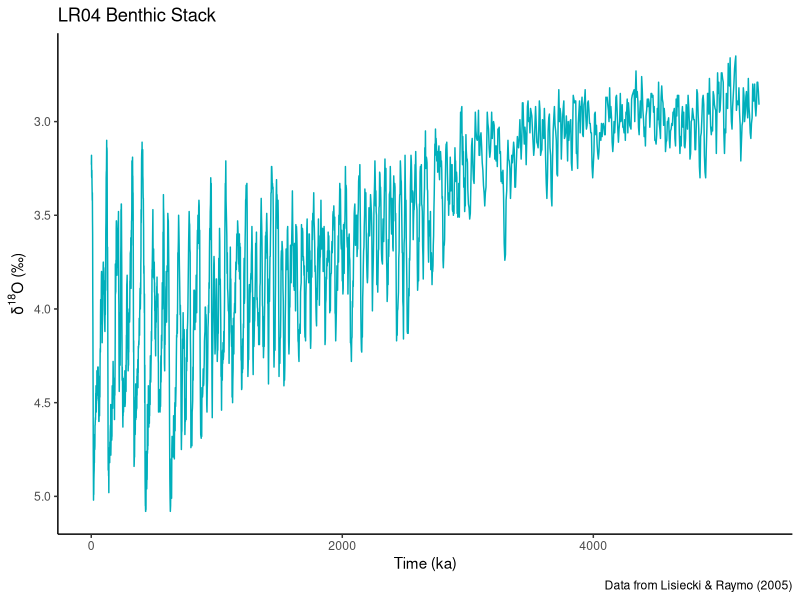
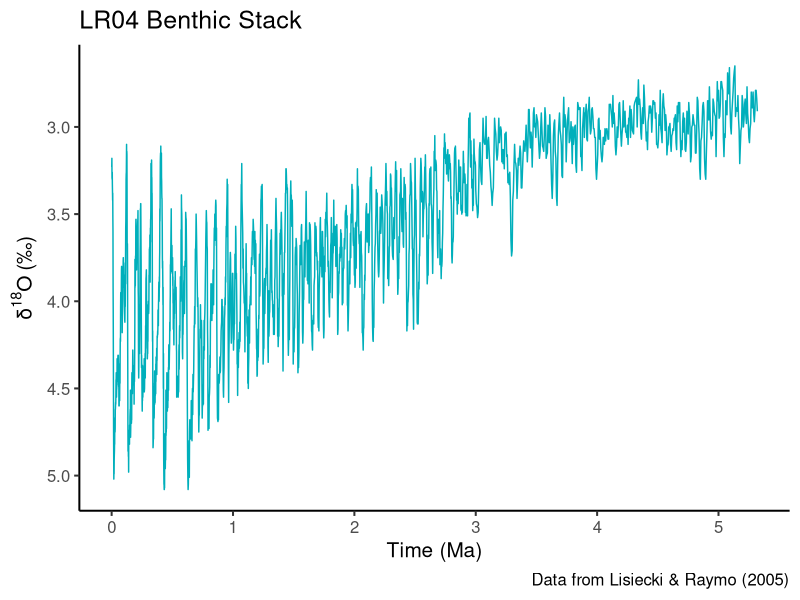
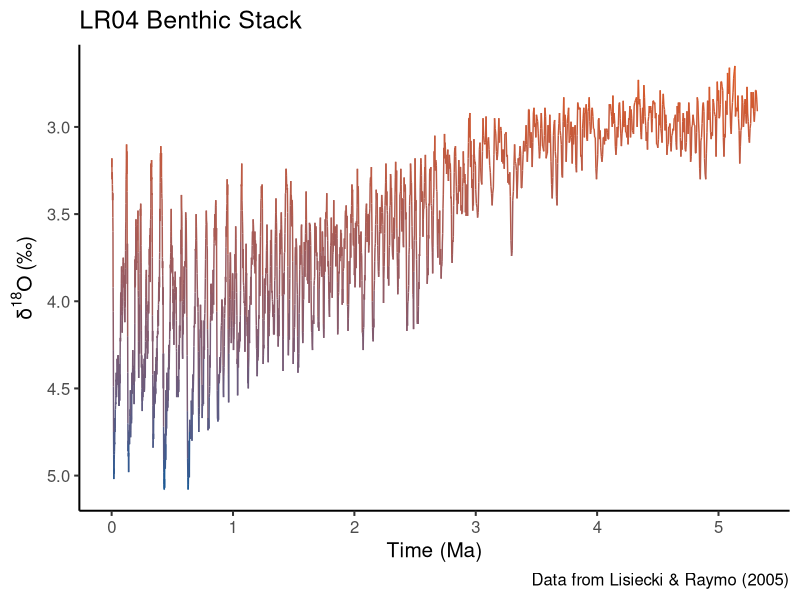
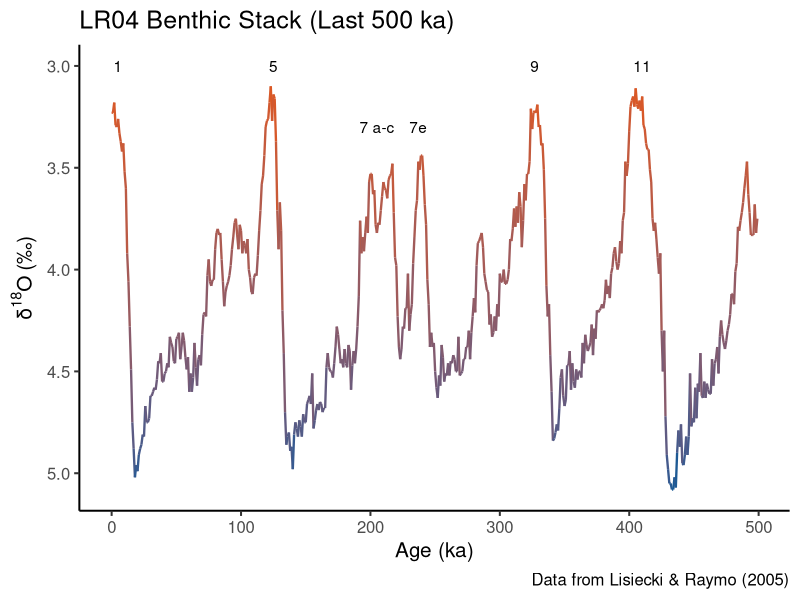
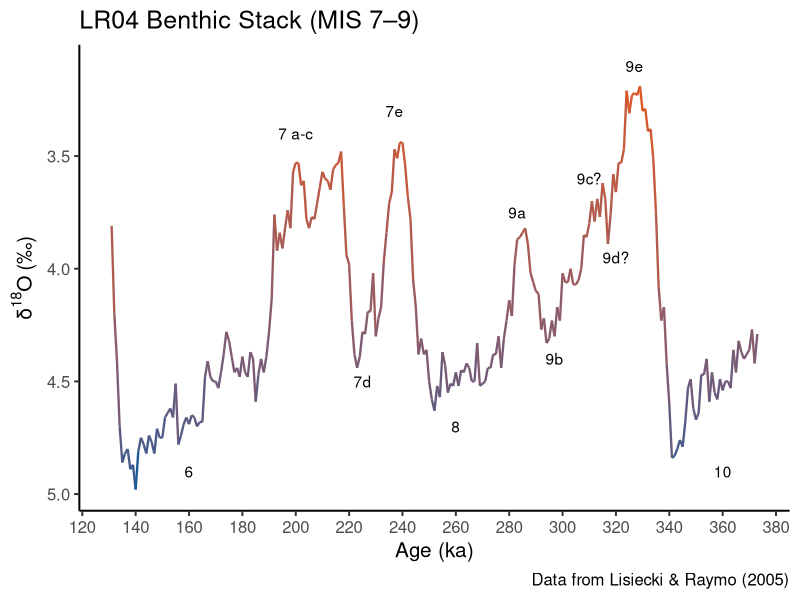
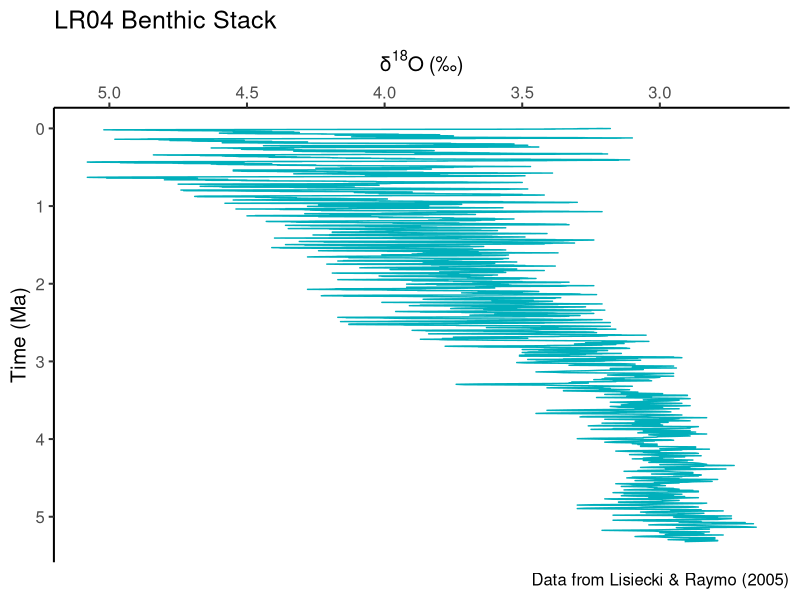
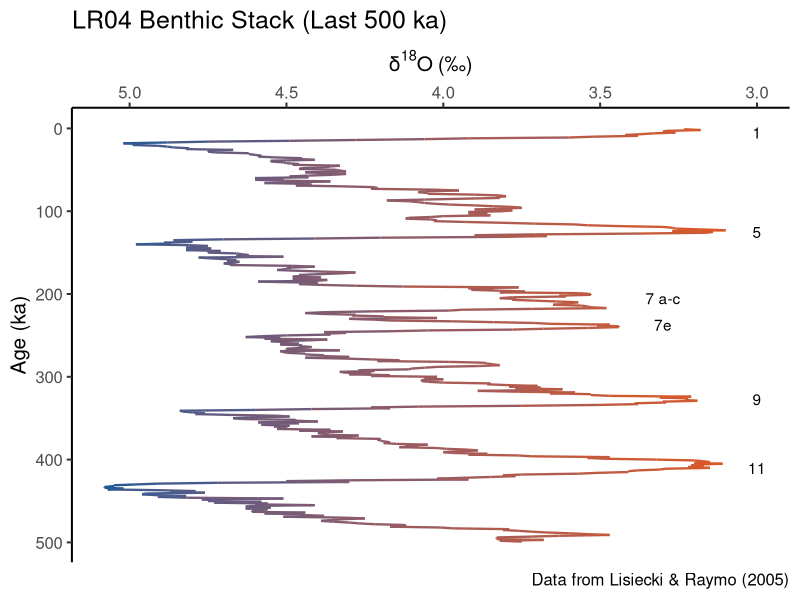
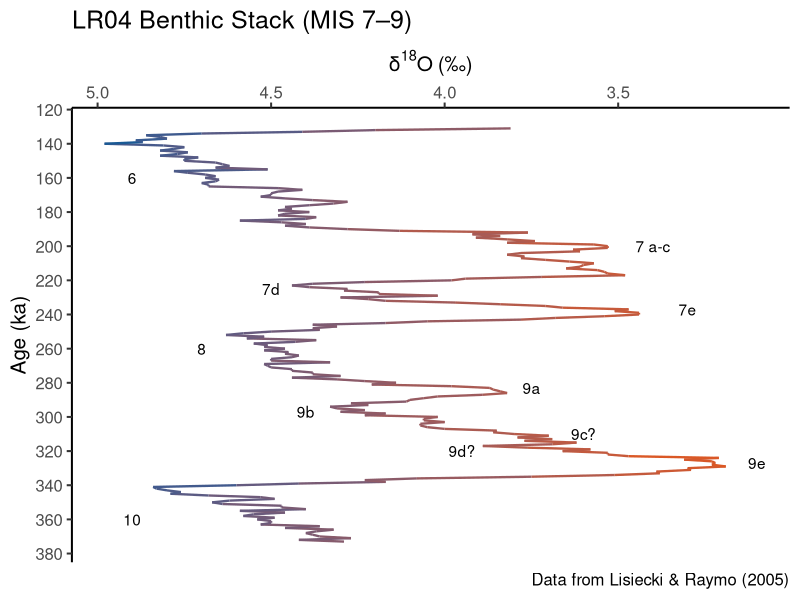

The R source for these figures, in order:
# Set up ------------------------------------------------------------------

rm(list = ls())
library(ggplot2)



# Read and check data -----------------------------------------------------

lr04 <- read.delim("./data/lr04.txt")
str(lr04)
head(lr04)



# Basic plot --------------------------------------------------------------

ggplot(data = lr04, aes(x = time, y = d18o)) +         # set up plot
  geom_line(colour = "#00AFBB", size = 0.5) +          # plot line
  labs(title = "LR04 Benthic Stack",                   # plot labels 
       x = "Time (ka)", 
       y = expression(δ^{18}*O~"(‰)"),
       caption = "Data from Lisiecki & Raymo (2005)") + 
  scale_y_reverse() +                             # reverse scale on y-axis
  theme_classic()                                # set ggplot theme

# NOTES
# —————
# - Time is plotted in thousands of years but I would prefer millions of years!
# - Lower d18O represent warmer interglacials so I reversed the y axis as it is 
#   more intuitive to see warmer temperatures towards the top.
# - It was difficult to plot the y axis label with symbols and superscipt but I 
#   managed to get it to work.
# - There are several different ggplot themes:
#   https://ggplot2.tidyverse.org/reference/ggtheme.html 
# - These can be tweaked:
#   https://ggplot2.tidyverse.org/reference/theme.html)



# Time in millions of years -----------------------------------------------

lr04$time <- lr04$time / 1000 # convert time from ka to ma

ggplot(data = lr04, aes(x = time, y = d18o)) +
  geom_line(colour = "#00AFBB", size = 0.5) +
  labs(title = "LR04 Benthic Stack",
       x = "Time (Ma)", 
       y = expression(δ^{18}*O~"(‰)"),                 
       caption = "Data from Lisiecki & Raymo (2005)") + 
  scale_y_reverse() + 
  scale_x_continuous(breaks = seq(0, 6, by = 1)) +    # set tick frequency
  theme_classic(base_size = 15)

# NOTES
# —————
# I had originally reversed the x-axis using scale_x_reverse() as this makes 
# more sense (going from older on the left to younger on the right) but this 
# doesn't seem to be the done thing for this type of data. All plots I have seen 
# show it going from younger to older, left to right.



# Line colour as gradient -------------------------------------------------

ggplot(data = lr04, aes(x = time, y = d18o, colour = d18o)) + 
  geom_line(size = 0.5) + 
  scale_colour_gradient(low = "#DB5824", high = "#1A5A95") +
  labs(title = "LR04 Benthic Stack",                   
       x = "Time (Ma)", 
       y = expression(δ^{18}*O~"(‰)"),                
       caption = "Data from Lisiecki & Raymo (2005)") + 
  scale_y_reverse() +
  scale_x_continuous(breaks = seq(0, 6, by = 1)) +
  theme_classic(base_size = 15) +
  theme(legend.position = "none")



# Last 500 ka -------------------------------------------------------------

lr04_500 <- subset(lr04, time < 0.5) # subset last 500 ka
lr04_500$time <- lr04_500$time * 1000 # convert time from back from ma to ka

ggplot(data = lr04_500, 
       aes(x = time, y = d18o, colour = d18o)) + 
  geom_line(size = 0.8) + 
  scale_colour_gradient(low = "#DB5824", high = "#1A5A95") +
  labs(title = "LR04 Benthic Stack (Last 500 ka)",
       x = "Age (ka)", 
       y = expression(δ^{18}*O~"(‰)"),                
       caption = "Data from Lisiecki & Raymo (2005)") + 
  scale_y_reverse() +                                 
  annotate("text", 
           x = c(5, 125, 205, 237, 327, 410), 
           y = c(3, 3, 3.3,3.3, 3, 3), 
           label = c("1", "5", "7 a-c", "7e", "9", "11")) +
  theme_classic(base_size = 15) +
  theme(legend.position = "none")



# MIS 7–9 (191–337 ka) ----------------------------------------------------

lr04_7to9 <- subset(lr04_500, time > 130 & time < 374) # subset MIS 7-9 

ggplot(data = lr04_7to9, 
       aes(x = time, y = d18o, colour = d18o)) + 
  geom_line(size = 0.8) + 
  scale_colour_gradient(low = "#DB5824", high = "#1A5A95") +
  labs(title = "LR04 Benthic Stack (MIS 7–9)",
       x = "Age (ka)", 
       y = expression(δ^{18}*O~"(‰)"),                
       caption = "Data from Lisiecki & Raymo (2005)") + 
  annotate("text", 
           x = c(160, 200, 225, 237, 260, 283, 297, 310, 320, 327, 360), 
           y = c(4.9, 3.4, 4.5, 3.3, 4.7, 3.75, 4.4, 3.6, 3.95, 3.1, 4.9), 
           label = c("6", "7 a-c", "7d", "7e", "8", "9a", "9b", "9c?", "9d?", 
                     "9e", "10")) +
  scale_y_reverse() +    
  scale_x_continuous(breaks = seq(120, 380, by = 20)) +
  theme_classic(base_size = 15) +
  theme(legend.position = "none")



# Plot vertically ---------------------------------------------------------

# These types of plots are often displayed vertically so I'll have a go at 
# flipping them around. The following block of code needs to be added to the 
# plots:
#   scale_y_reverse(position = "right") +  
#   scale_x_reverse() +
#   coord_flip() + 

# All data
ggplot(data = lr04, aes(x = time, y = d18o)) +
  geom_line(colour = "#00AFBB", size = 0.5) +
  labs(title = "LR04 Benthic Stack",
       x = "Time (Ma)", 
       y = expression(δ^{18}*O~"(‰)"),                 
       caption = "Data from Lisiecki & Raymo (2005)") + 
  scale_y_reverse(position = "right") +  
  scale_x_reverse(breaks = seq(0, 6, by = 1)) +
  coord_flip() +  
  theme_classic(base_size = 15)

# Last 500 ka
ggplot(data = lr04_500, 
       aes(x = time, y = d18o, colour = d18o)) + 
  geom_line(size = 0.8)+ 
  scale_colour_gradient(low = "#DB5824", high = "#1A5A95") +
  labs(title = "LR04 Benthic Stack (Last 500 ka)",
       x = "Age (ka)", 
       y = expression(δ^{18}*O~"(‰)"),                
       caption = "Data from Lisiecki & Raymo (2005)") +
  annotate("text", 
           x = c(5, 125, 205, 237, 327, 410), 
           y = c(3, 3, 3.3,3.3, 3, 3), 
           label = c("1", "5", "7 a-c", "7e", "9", "11")) +
  scale_y_reverse(position = "right") +  
  scale_x_reverse() +
  coord_flip() +  
  theme_classic(base_size = 15) +
  theme(legend.position="none")

# MIS 7-9
ggplot(data = lr04_7to9, aes(x = time, y = d18o, colour = d18o)) + 
  geom_line(size = 0.8)+ 
  scale_colour_gradient(low = "#DB5824", high = "#1A5A95") +
  labs(title = "LR04 Benthic Stack (MIS 7–9)",
       x = "Age (ka)", 
       y = expression(δ^{18}*O~"(‰)"),                
       caption = "Data from Lisiecki & Raymo (2005)") + 
  annotate("text", 
           x = c(160, 200, 225, 237, 260, 283, 297, 310, 320, 327, 360), 
           y = c(4.9, 3.4, 4.5, 3.3, 4.7, 3.75, 4.4, 3.6, 3.95, 3.1, 4.9), 
           label = c("6", "7 a-c", "7d", "7e", "8", "9a", "9b", "9c?", "9d?", 
                     "9e", "10"))+
  scale_y_reverse(position = "right") +  
  scale_x_reverse(breaks = seq(120, 380, by = 20)) +
  coord_flip() +                             
  theme_classic(base_size = 15) +
  theme(legend.position = "none")



# To Do -------------------------------------------------------------------

# - see if it is possible to alter where the blue changes to red on the gradient
# - move plot title to centre
# - investigate how to export plots to pdf with special characters preserved